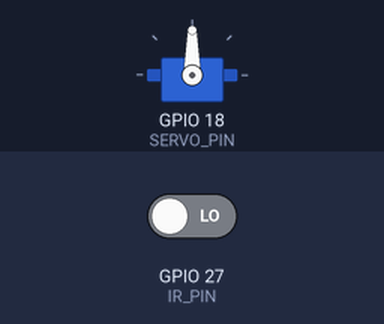
Bench run of a sketch on a simulated ESP32. On the bench: servo. The test bench sets the inputs (shaded band); at power-on: GPIO 27 (IR_PIN) LOW. WiFi joins after 1.5 s; servers stay silent unless stated; uploads are accepted with an empty reply; what the sketch prints to the serial monitor is not drawn.

Above: at 3.4 s.
3.5 s: GPIO 27 (IR_PIN) driven HIGH
At 6.47 s:
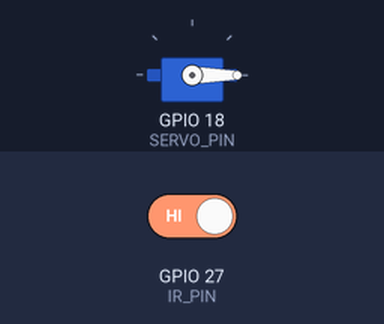
6.5 s: GPIO 27 (IR_PIN) driven LOW
At 7.0 s:
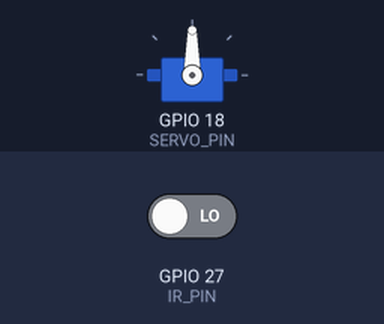
Timing chart, 0 to 9.5 s (numbered marks = the images above; inputs shaded):
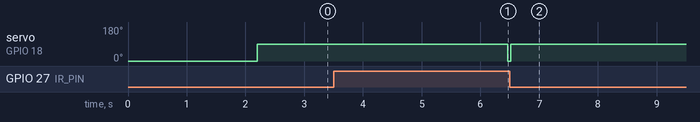

Measured:
- after the input at 3.5 s, servo on GPIO 18 (SERVO_PIN): 90° → 0° after 3.0 s
- after the input at 6.5 s, servo on GPIO 18 (SERVO_PIN): 0° → 90° at once

The sketch:

smart_trash_esp32.ino
```cpp
#include <WiFi.h>
#include <WiFiClientSecure.h>
#include <HTTPClient.h>
#include <ESP32Servo.h>

// GANTI dengan Wi-Fi yang digunakan ESP32.
const char* WIFI_SSID = "NAMA_WIFI";
const char* WIFI_PASSWORD = "PASSWORD_WIFI";

// GANTI dengan URL Render setelah aplikasi berhasil di-deploy.
// Jangan gunakan localhost atau alamat IP lokal.
const char* API_URL = "https://NAMA-APLIKASI.onrender.com/api/trash/device";

// Harus sama persis dengan Environment Variable DEVICE_TOKEN di hosting.
const char* DEVICE_TOKEN = "ISI_TOKEN_RAHASIA_DI_SINI";

const int IR_PIN = 27;       // OUT sensor FC-51
const int SERVO_PIN = 18;    // Signal servo SG90
const int LID_CLOSED_ANGLE = 0;
const int LID_OPEN_ANGLE = 90;
const unsigned long LID_OPEN_MS = 3000;
const unsigned long SEND_INTERVAL_MS = 5000;

Servo lidServo;
bool handDetected = false;
bool lidOpen = false;
unsigned long lastDetectionMs = 0;
unsigned long lastSendMs = 0;

void connectWiFi() {
  WiFi.mode(WIFI_STA);
  WiFi.begin(WIFI_SSID, WIFI_PASSWORD);
  Serial.print("Menghubungkan Wi-Fi");

  unsigned long start = millis();
  while (WiFi.status() != WL_CONNECTED && millis() - start < 20000) {
    delay(500);
    Serial.print(".");
  }

  if (WiFi.status() == WL_CONNECTED) {
    Serial.println("\nWi-Fi tersambung");
    Serial.print("IP ESP32: ");
    Serial.println(WiFi.localIP());
  } else {
    Serial.println("\nWi-Fi belum tersambung; akan mencoba lagi.");
  }
}

void sendStatus() {
  if (WiFi.status() != WL_CONNECTED) {
    connectWiFi();
  }
  if (WiFi.status() != WL_CONNECTED) return;

  WiFiClientSecure client;
  // Memudahkan uji coba HTTPS. Untuk penerapan permanen, gunakan validasi sertifikat CA.
  client.setInsecure();

  HTTPClient https;
  if (!https.begin(client, API_URL)) {
    Serial.println("Gagal memulai koneksi HTTPS");
    return;
  }

  https.addHeader("Content-Type", "application/json");
  https.addHeader("x-device-token", DEVICE_TOKEN);

  String payload = "{";
  payload += "\"device_id\":\"ESP32-TRASH-01\",";
  payload += "\"hand_detected\":";
  payload += (handDetected ? "true" : "false");
  payload += ",\"lid_open\":";
  payload += (lidOpen ? "true" : "false");
  payload += "}";

  int httpCode = https.POST(payload);
  Serial.print("HTTP status: ");
  Serial.println(httpCode);
  if (httpCode > 0) {
    Serial.println(https.getString());
  } else {
    Serial.println(https.errorToString(httpCode));
  }
  https.end();
}

void setup() {
  Serial.begin(115200);
  pinMode(IR_PIN, INPUT);

  // Servo SG90 memakai supply 5V eksternal yang memadai.
  // Satukan GND supply servo dengan GND ESP32.
  lidServo.setPeriodHertz(50);
  lidServo.attach(SERVO_PIN, 500, 2400);
  lidServo.write(LID_CLOSED_ANGLE);
  delay(500);

  connectWiFi();
  sendStatus();
}

void loop() {
  // Kebanyakan modul FC-51 memberi LOW ketika objek terdeteksi.
  // Jika modul milik Anda terbalik, ubah LOW menjadi HIGH.
  bool detectedNow = (digitalRead(IR_PIN) == LOW);

  if (detectedNow) {
    lastDetectionMs = millis();
    if (!lidOpen) {
      lidOpen = true;
      lidServo.write(LID_OPEN_ANGLE);
      Serial.println("Objek terdeteksi: tutup dibuka");
    }
  }

  handDetected = detectedNow;

  if (lidOpen && millis() - lastDetectionMs >= LID_OPEN_MS) {
    lidOpen = false;
    lidServo.write(LID_CLOSED_ANGLE);
    Serial.println("Tutup ditutup kembali");
  }

  if (millis() - lastSendMs >= SEND_INTERVAL_MS) {
    lastSendMs = millis();
    sendStatus();
  }

  delay(50);
}
```
